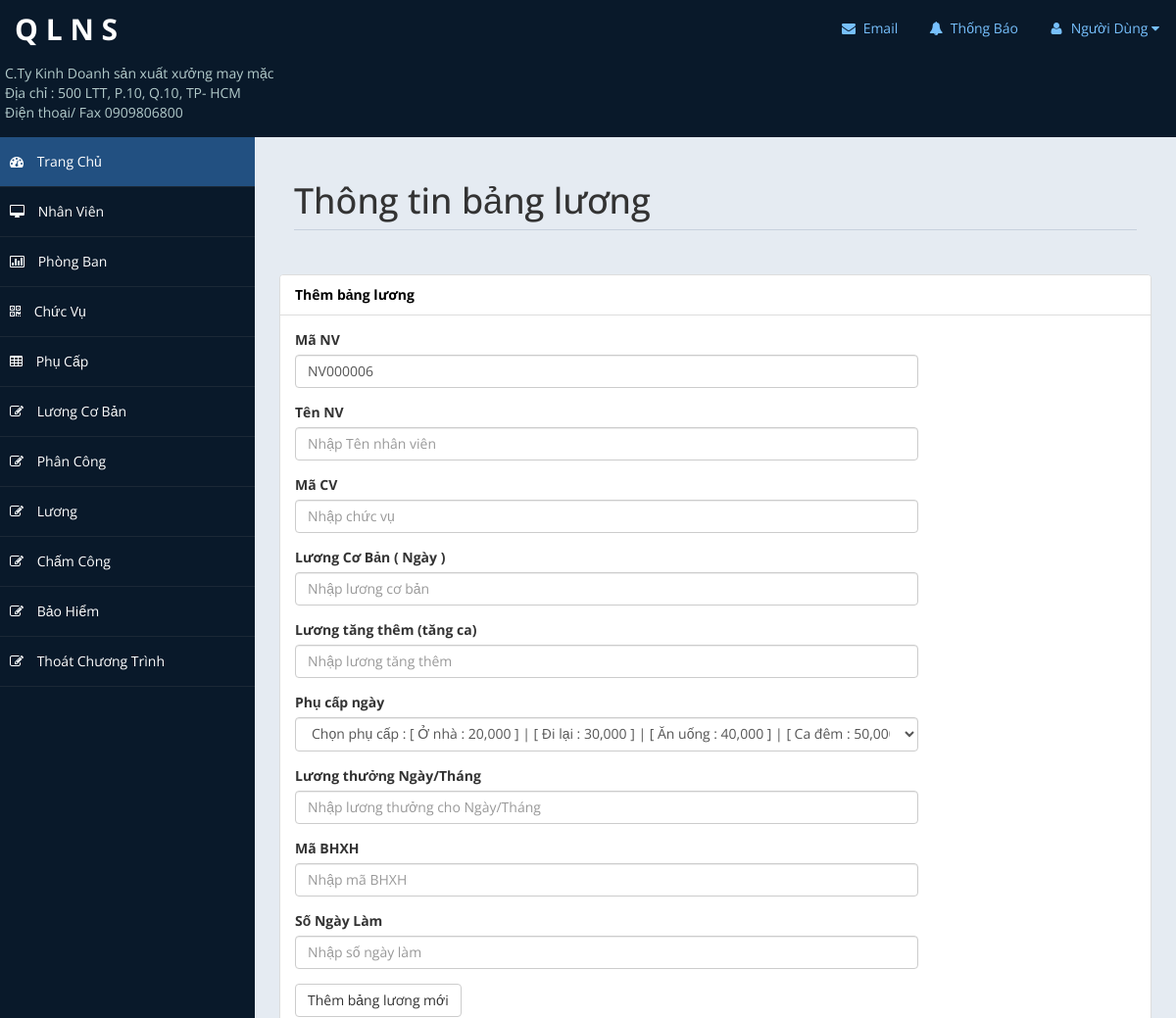
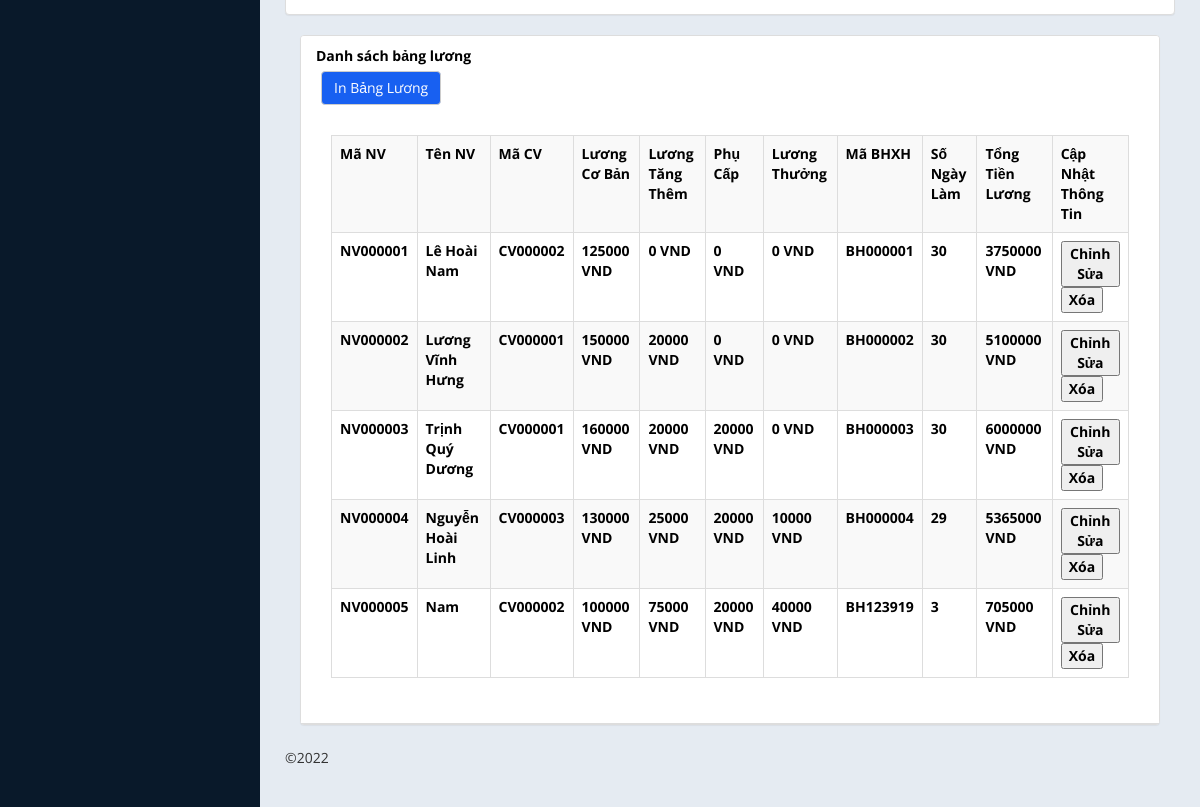
Screenshot of /admin/dsluong.php with the database file from the repository (2 pictures, top to bottom).
### tables this page shows
CREATE TABLE `luong` (
  `MaNV` char(20) NOT NULL,
  `TenNV` varchar(30) NOT NULL,
  `MaCV` char(20) NOT NULL,
  `LuongCoBan` double NOT NULL,
  `HeSoLuong` varchar(10) NOT NULL,
  `LuongTangThem` double NOT NULL,
  `PhuCap` double NOT NULL,
  `LuongThuong` double NOT NULL,
  `MaBHXH` char(20) NOT NULL,
  `SoNgayLam` int(30) NOT NULL,
  `TongLuong` varchar(13) NOT NULL
);

### admin/includes/dataluong.php (called while the page is built, shortened)
<?php
class luongo{
	private $conn;
	private $table = "luong";
	public function __construct($db){
		$this->conn = $db;
	}
	public function read(){
		$sql = "SELECT * FROM $this->table";
		$stmt = $this->conn->prepare($sql);
		$stmt->execute();
		return $stmt;
	}
	public function readMaNV()
	{
		$sql = " Select MaNV FROM luong ORDER BY MaNV desc limit 1";
		$stmt = $this->conn->prepare($sql);
		$stmt->execute();
		$row = $stmt->fetch(PDO::FETCH_ASSOC);
		if($row){
			$lastMaNV  = $row['MaNV'];
		}
		else
		{
		 	$lastMaNV ='';
		}
		if($lastMaNV =="")
		{
			$MaNVid="NV000001";
		}
		else
		{
			$MaNVid=substr($lastMaNV,2);
			$MaNVid=intval($MaNVid);
			$MaNVid="NV". str_pad($MaNVid +1,6,"0",STR_PAD_LEFT);
		}
		return $MaNVid;
	}
}
?>

### admin/dsluong.php (the view, shortened to what this page needs)
<?php
include "includes/dataluong.php";
$database = new database();
$db = $database->connect();
$luongo = new luongo($db);
?>
<!DOCTYPE html>
<html xmlns="http://www.w3.org/1999/xhtml">
<head>
    <link href="assets/css/bootstrap.css" rel="stylesheet" />
    <link href="assets/css/font-awesome.css" rel="stylesheet" />
    <link href="assets/js/morris/morris-0.4.3.min.css" rel="stylesheet" />
    <link href="assets/css/custom-styles.css" rel="stylesheet" />
</head>
<body>
    <div id="wrapper">
        <?php
            include "header.php";
        ?>
        <?php
            include "sidebar.php";
        ?>
        <div id="page-wrapper">
            <div id="page-inner">
                <div class="row">
                    <div class="col-md-12">
                        <h1 class="page-header">
                            Thông tin bảng lương
                        </h1>
                    </div>
                </div>
                <div class="row">
                    <div class="col-lg-14">
                        <div class="panel panel-default">
                            <div class="panel-heading">
                          Thêm bảng lương
                            </div>
                            <div class="panel-body">
                            <div class="row">
                                <div class="col-lg-9">
                                    <form role="form" method="POST" action="dsluong.php">
                                    <div class="form-group">
                                            <label>Mã NV</label>
                                            <input name="MaNV" class="form-control" value="<?php echo $luongo->readMaNV()?>">
                                        </div>
                                        <div class="form-group">
                                            <label>Tên NV</label>
                                            <input name="TenNV" class="form-control" placeholder="Nhập Tên nhân viên">
                                        </div>
                                        <div class="form-group">
                                            <label>Mã CV</label>
                                            <input name="MaCV" class="form-control" placeholder="Nhập chức vụ">
                                        </div>
                                        <div class="form-group">
                                            <label>Lương Cơ Bản ( Ngày )
                                            </label>
                                            <input name="LuongCoBan" class="form-control" placeholder="Nhập lương cơ bản">
                                        </div>
                                        <div class="form-group">
                                            <label>Lương tăng thêm (tăng ca)</label>
                                            <input name="LuongTangThem" class="form-control" placeholder="Nhập lương tăng thêm">
                                        </div>
                                        <div class="form-group">
                                            <label>Phụ cấp ngày </label><br>
                                            <select Name="PhuCap" class="form-control" Size="Number_of_options">
                                            <div class="form-group">
                                            <option> Chọn phụ cấp : [ Ở nhà : 20,000 ] |  [ Đi lại : 30,000 ] | [ Ăn uống : 40,000 ] | [ Ca đêm : 50,000 ] | [ Ngoại ngữ : 60,000 ]   </option>
                                                </select>
                                        </div>
                                        <div class="form-group">
                                            <label>Lương thưởng Ngày/Tháng</label>
                                            <input name="LuongThuong" class="form-control" placeholder="Nhập lương thưởng cho Ngày/Tháng">
                                        </div>
                                        <div class="form-group">
                                            <label>Mã BHXH</label>
                                            <input name="MaBHXH" class="form-control" placeholder="Nhập mã BHXH">
                                        </div>
                                        <div class="form-group">
                                            <label>Số Ngày Làm</label>
                                            <input name="SoNgayLam" class="form-control" placeholder="Nhập số ngày làm">
                                        </div>
                                        <button type="submit" class="btn btn-default">Thêm bảng lương mới</button>
                                    </form>
                                </div>
                            </div>
                            </div>
                        </div>
                    </div>
                </div>
                <div class="row">
                    <div class="col-lg-12">
                        <div class="panel panel-default">
                            <div class="panel-heading">
                                Danh sách bảng lương    <div class="color">
                                        <button style="background-color:#1860F1;color:#ffffff" type="submit" class="btn btn-default" > <a href="print.php" >In Bảng Lương</a></button>
                            </div>
                            <div class="panel-body">
                                <div class="table-responsive">
                                    <table class="table table-striped table-bordered table-hover">
                                        <tbody>
                                        <tr>
                                            <th>Mã NV</th>
                                                <th>Tên NV</th>
                                                <th>Mã CV</th>
                                                <th>Lương Cơ Bản</th>
                                                <th>Lương Tăng Thêm</th>
                                                <th>Phụ Cấp </th>
                                                <th>Lương Thưởng</th>
                                                <th>Mã BHXH </th>
                                                <th>Số Ngày Làm </th>
                                                <th>Tổng Tiền Lương </th>
												<th>Cập Nhật Thông Tin</th>
                                            </tr>
                                            <?php
                                            $result = $luongo->read();
                                            $num = $result->rowCount();
                                            if($num>0){
                                                while($rows = $result->fetch()){
                                            ?>
                                            <tr>
                                                <th> <?php echo $rows["MaNV"]; ?><br /></th>
                                                <th> <?php echo $rows["TenNV"]; ?><br /></th>
                                                <th> <?php echo $rows["MaCV"]; ?><br /></th>
                                                <th><?php echo $rows["LuongCoBan"]?> VND<br /></th>
                                                <th> <?php echo $rows["LuongTangThem"] ?> VND<br /></th>
                                                <th> <?php echo $rows["PhuCap"]; ?> VND<br /></th>
                                                <th> <?php echo $rows["LuongThuong"]; ?> VND<br /></th>
                                                <th> <?php echo $rows["MaBHXH"]; ?><br /></th>
												<th><?php echo $rows["SoNgayLam"]; ?><br /></th>
                                                <th>
                                                <?php
                                                $TongLuong = ($rows["LuongCoBan"] + $rows["LuongTangThem"] + $rows["PhuCap"] + $rows["LuongThuong"]) * $rows["SoNgayLam"];
                                                echo " $TongLuong VND<br/>";
                                                ?></th>
                                                <th>
                                                <button data-toggle="modal" data-toggle="modal" data-target="#edit_employee<?php echo $rows['MaNV']?>">Chỉnh Sửa
												</button>
                                                <button data-toggle="modal" data-toggle="modal" data-target="#delete_employee<?php echo $rows['MaNV']?>">Xóa</button>
												</th>
                                            </tr>
                                            <?php
                                                }
                                            }
                                            ?>
                                        </tbody>
                                    </table>
                                </div>
                            </div>
                        </div>
                    </div>
                </div>
				<footer><p>&copy;2022</p></footer>
            </div>
        </div>
    </div>
</body>
</html>

### admin/header.php (shortened to what this page needs)
<!DOCTYPE html>
<html lang="en">
<head>
</head>
<body>
</body>
</html>
<nav class="navbar navbar-default top-navbar" role="navigation">
    <div class="navbar-header">
        <a class="navbar-brand ">Q L N S</a><br><br><br>
        <div class="color">
        <div >C.Ty Kinh Doanh sản xuất xưởng may mặc  </div>
        <div >Địa chỉ : 500 LTT, P.10, Q.10, TP- HCM</div>
        <div >Điện thoại/ Fax 0909806800</div>
</div>
    </div>
    <ul  class="nav navbar-top-links navbar-right">
        <li class="dropdown">
            <a class="dropdown-toggle" data-toggle="dropdown" href="#" aria-expanded="false">
                <i class="fa fa-user fa-fw"></i> Người Dùng   <i class="fa fa-caret-down"></i>
            </a>
        </li>
    </ul>
    <ul  class="nav navbar-top-links navbar-right">
        <li class="dropdown">
            <a class="dropdown-toggle" data-toggle="dropdown" href="#" aria-expanded="false">
            <i class="fa fa-bell fa-fw"></i> Thống Báo
            </a>
        </li>
    </ul>
    <ul  class="nav navbar-top-links navbar-right">
        <li class="dropdown">
            <a class="dropdown-toggle" data-toggle="dropdown" href="#" aria-expanded="false">
            <i class="fa fa-envelope fa-fw"></i> Email
            </a>
        </li>
    </ul>
</nav>

### admin/sidebar.php
<nav class="navbar-default navbar-side" role="navigation">
    <div class="sidebar-collapse">
        <ul class="nav" id="main-menu">
            <li>
                <a class="active-menu" href="trangchu.php"><i class="fa fa-dashboard"></i> Trang Chủ</a>
            </li>
            <li>
                <a href="dsnhanvien.php"><i class="fa fa-desktop"></i> Nhân Viên</a>
            </li>
            <li>
                <a href="dsphongban.php"><i class="fa fa-bar-chart-o"></i> Phòng Ban</a>
            </li>
            <li>
                <a href="dschucvu.php"><i class="fa fa-qrcode"></i> Chức Vụ</a>
            </li>
            <li>
                <a href="dsphucap.php"><i class="fa fa-table"></i> Phụ Cấp</a>
            </li>
            <li>
                <a href="dsluongcoban.php"><i class="fa fa-edit"></i> Lương Cơ Bản</a>
            </li>
			<li>
                <a href="dsphancong.php"><i class="fa fa-edit"></i> Phân Công</a>
            </li>
			<li>
                <a href="dsluong.php"><i class="fa fa-edit"></i> Lương</a>
            </li>
			<li>
                <a href="dschamcong.php"><i class="fa fa-edit"></i> Chấm Công</a>
            </li>
			<li>
                <a href="dsbaohiem.php"><i class="fa fa-edit"></i> Bảo Hiểm</a>
            </li>
			<li>
                <a href="index.php"><i class="fa fa-edit"></i> Thoát Chương Trình</a>
            </li>
        </ul>
    </div>
</nav>

### admin/assets/css/custom-styles.css (style rules this page uses)
body { font-family: 'Open Sans', sans-serif; }
#wrapper { width: 100%; background:#09192A; }
#page-wrapper { padding: 15px 15px; min-height: 600px; background:#E5EBF2; }
#page-inner { width:100%; margin:10px 20px 10px 0px; background-color:transparent; padding:10px; min-height:1200px; }
h1, .h1, h2, .h2, h3, .h3 { margin-top: 7px; margin-bottom: -5px; }
p { font-size:16px; line-height:25px; padding-top:20px; }
.page-header { padding-bottom: 9px; margin: 10px 0 45px; border-bottom: 1px solid #C7D1DD; }
.panel-default > .panel-heading { color: #000; background-color: #FFFFFF; border-color: #ddd; font-weight:bold; }
footer p { font-size: 14px; }
.top-navbar { margin:0px; }
.top-navbar .navbar-brand { color: #fff; width: 260px; text-align: left; height: 60px; font-size: 30px; font-weight: 700; text-transform: uppercase; line-height: 30px; }
.top-navbar .nav > li { position: relative; display: inline-block; }
.top-navbar .nav > li > a { position: relative; display: block; padding: 19px 15px; color: #77C0FD; }
.active-menu { background-color:#225081!important; }
.sidebar-collapse , .sidebar-collapse .nav { background:none; }
.sidebar-collapse .nav { padding:0; }
.sidebar-collapse .nav > li > a { color:#fff; background:transparent; text-shadow:none; }
.sidebar-collapse > .nav > li > a { padding:15px 10px; }
.sidebar-collapse > .nav > li { border-bottom: 1px solid rgba(107, 108, 109, 0.19); }
.navbar-side { border:none; background-color: transparent; }
.top-navbar { background:#09192A; border-bottom:none; }
.top-navbar .nav > li > a > i { margin-right: 2px; }
.navbar-default { border:0px solid black; }
.navbar-header { background: #09192A; }
.nav > li > a > i { margin-right:10px; }
@media (min-width:768px) { #page-wrapper { margin: 0 0 0 260px; padding: 15px 30px; min-height: 1200px; } }
@media (min-width:768px) { .navbar-side { z-index: 1; position: absolute; width: 260px; } }
@media (min-width:768px) { .navbar { border-radius: 0px; } }

### admin/dsluong.php (style rules this page uses)
.color a { color : white; text-decoration : none; }

### admin/header.php (style rules this page uses)
.color { color: #b3cbcb; padding: 5px; padding-bottom:15px; }

### rows the page displays
luong: MaNV "NV000006", MaNV "NV000005", TenNV "Nam", MaCV "CV000002", LuongCoBan "100000", LuongTangThem "75000", PhuCap "20000", LuongThuong "40000", MaBHXH "BH123919", SoNgayLam "3", TongLuong "705000"
luong: MaNV "NV000001", TenNV "Lê Hoài Nam", MaCV "CV000002", LuongCoBan "125000", LuongTangThem "0", PhuCap "0", LuongThuong "0", MaBHXH "BH000001", SoNgayLam "30", TongLuong "3750000"
luong: MaNV "NV000002", TenNV "Lương Vĩnh Hưng", MaCV "CV000001", LuongCoBan "150000", LuongTangThem "20000", PhuCap "0", LuongThuong "0", MaBHXH "BH000002", SoNgayLam "30", TongLuong "5100000"
luong: MaNV "NV000003", TenNV "Trịnh Quý Dương", MaCV "CV000001", LuongCoBan "160000", LuongTangThem "20000", PhuCap "20000", LuongThuong "0", MaBHXH "BH000003", SoNgayLam "30", TongLuong "6000000"
luong: MaNV "NV000004", TenNV "Nguyễn Hoài Linh", MaCV "CV000003", LuongCoBan "130000", LuongTangThem "25000", PhuCap "20000", LuongThuong "10000", MaBHXH "BH000004", SoNgayLam "29", TongLuong "5365000"
